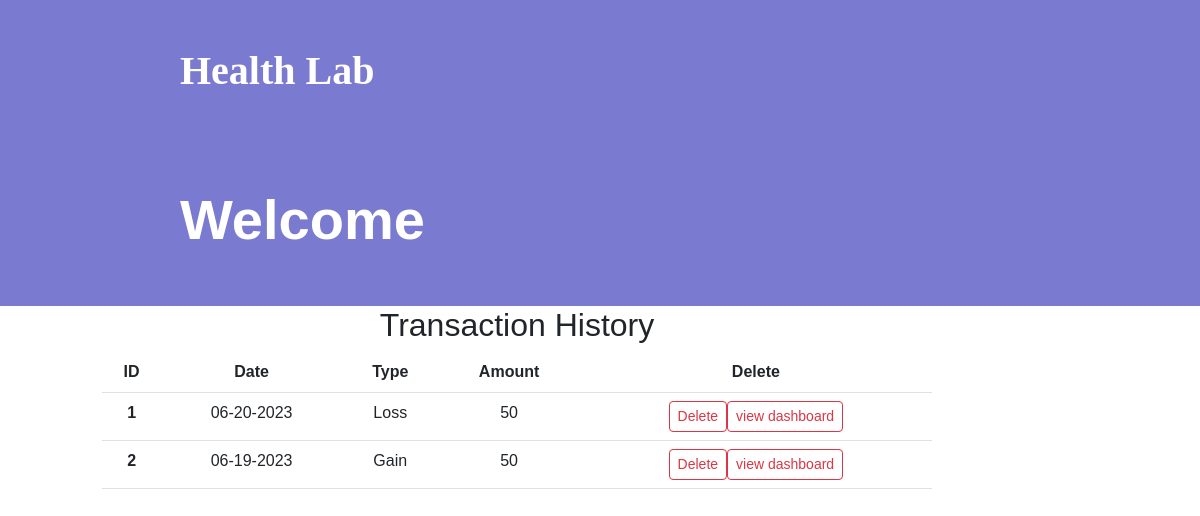
/tracker_index, run on the app's committed database.
### server/models.py (models this page shows, shortened)
class IncomeExpenses(db.Model):
    id = db.Column(db.Integer, primary_key = True)
    type = db.Column(db.String(30), default = 'income', nullable = False)
    category = db.Column(db.String(30), nullable = False, default= 'rent')
    data = db.Column(db.DateTime, nullable = False, default = datetime.utcnow)
    amount = db.Column(db.Integer, nullable = False)

### server/routes.py (the view)
@app.route('/tracker_index')
def tracker_index():
    entries = IncomeExpenses.query.order_by(IncomeExpenses.data.desc()).all()
    return render_template('tracker_index.html', entries=entries)

### server/templates/tracker_index.html
{%extends 'tracker_layout.html'%}
{%block content%}
<div class="col-sm-10 ml-auto mr-auto ">
    <H2>Transaction History</H2>
    <table class="table">
        <thead class="thead-dark">
            <tr>
                <th scope="col">ID</th>
                <th scope="col">Date</th>
                <th scope="col">Type</th>
                <th scope="col">Amount</th>
                <th scope="col">Delete</th>
            </tr>
        </thead>
        <tbody>
            {% for entry in entries %}
            <tr>
                <th scope="row">{{loop.index}}</th>
                <td>{{entry.data.strftime("%m-%d-%Y")}}</td>
                <td>{{entry.type}}</td>
                <td>{{ entry.amount }}</td>
                <td><a href="{{url_for('delete',entry_id = entry.id)}}"
                        class="btn btn-outline-danger btn-sm">Delete</a><a class="btn btn-outline-danger btn-sm" href="{{url_for('dashboard')}}">view dashboard</a> </td>
            </tr>
            {% endfor %}
        </tbody>
    </table>
</div>
{%endblock%}

### server/static/account.css (style rules this page uses)
body { font-family: 'Montserrat-bold', sans-serif; text-align: center; }
h2, h3, h4, h5, h6 { font-family: 'Montserrat', sans-serif; }

### data on the page
IncomeExpenses: data "06-20-2023", type "Loss", amount "50"
IncomeExpenses: data "06-19-2023", type "Gain", amount "50"
